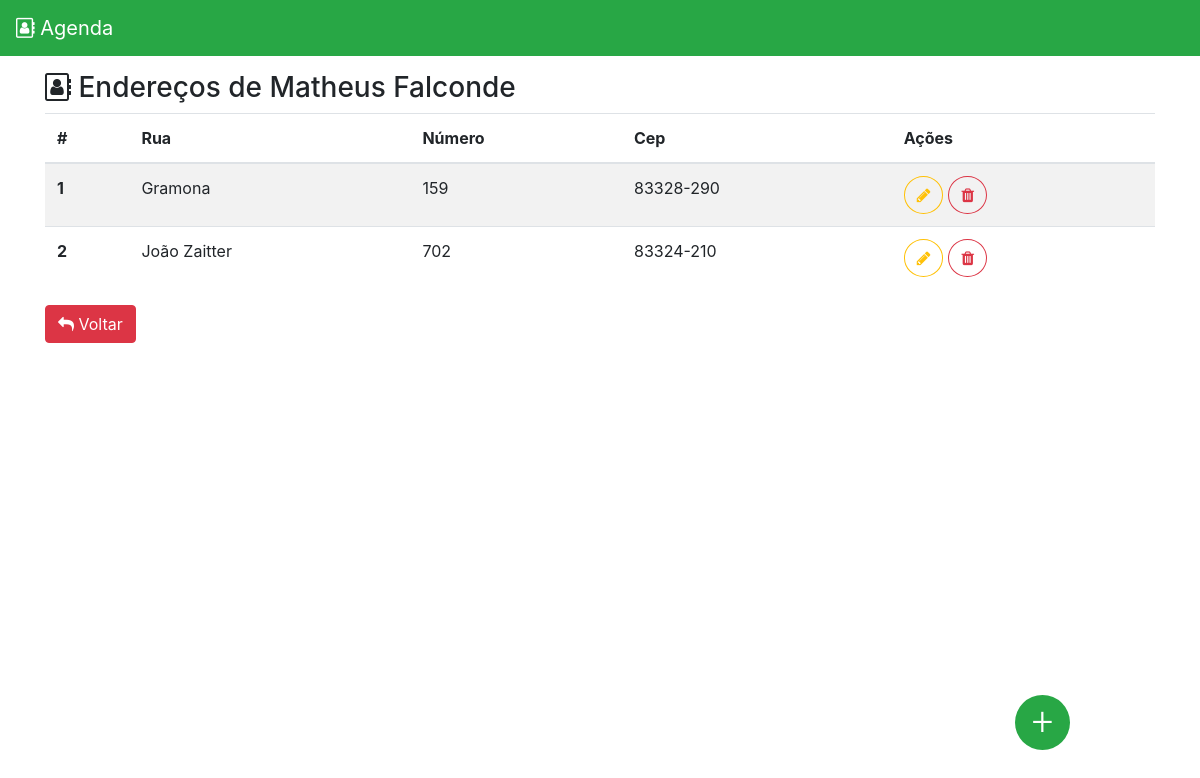
The app's page /enderecos/1 with its own data.
### DBClasses.py (models this page shows, shortened)
class Contato(Base):
    __tablename__ = 'contato'
    id = Column(Integer, primary_key = True)
    nome = Column(String(255), nullable = False)
    email = Column(String(255))

class Endereco(Base):
    __tablename__ = 'endereco'
    id = Column(Integer, primary_key = True)
    rua = Column(String(255), nullable = False)
    numero = Column(String(255))
    cep = Column(String(255), nullable = False)
    contato_id = Column(Integer, ForeignKey('contato.id', ondelete='CASCADE'))
    contato = relationship(Contato, lazy='subquery', backref=backref('endereco', cascade='all,delete'))

### app.py (the view)
@app.route('/enderecos/<int:contato_id>')
def enderecos(contato_id = None):
    mensagem = request.args.get('mensagem')
    enderecos = db.find_all_endereco_by_contato_id(contato_id)
    contato = db.find_contato_by_contato_id(contato_id)
    return render_template('enderecos.html', enderecos=enderecos, contato=contato, mensagem=mensagem)

### Database.py (called while the page is built)
def find_contato_by_contato_id(contato_id):
    session = DBSession()
    contato = session.query(Contato).filter(Contato.id == contato_id).first()
    session.close()
    return contato

def find_all_endereco_by_contato_id(contato_id):
    session = DBSession()
    enderecos = session.query(Endereco).filter(Endereco.contato_id == contato_id).all()
    session.close()
    return enderecos

### templates/enderecos.html (shortened to what this page needs)
{% extends "layout.html" %}
{% block body %}
<h3 style="margin-top: 15px;"><i class="fa fa-address-book-o" aria-hidden="true"></i> Endereços de {{contato.nome}}</h3>
<table class="table table-striped">
    <thead>
        <tr>
            <th scope="col">#</th>
            <th scope="col">Rua</th>
            <th scope="col">Número</th>
            <th scope="col">Cep</th>
            <th scope="col">Ações</th>
        </tr>
    </thead>
    <tbody>
        {% for e in enderecos %}
            <tr>
                <th scope="row">{{e.id}}</td>
                <td>{{e.rua}}</td>
                <td>{{e.numero}}</td>
                <td>{{e.cep}}</td>
                <td>
                    <a href="/cadastrarendereco/{{contato.id}}/{{e.id}}" title="Editar Endereço" class="btn btn-outline-warning" style="border-radius: 50%;margin-right: 5px;"><i class="fa fa-pencil" aria-hidden="true"></i></button>
                    <a href="/deletarendereco/{{contato.id}}/{{e.id}}" title="Deletar Endereço" class="btn btn-outline-danger" style="border-radius: 50%;"><i class="fa fa-trash" aria-hidden="true"></i></button>
                </td>
            </tr>
        {% endfor %}
    </tbody>
</table>
<a href="/" class="btn btn-danger"><i class="fa fa-reply" aria-hidden="true"></i> Voltar</a>
<div class="container-floating">
    <a href="/cadastrarendereco/{{contato.id}}" title="Adicionar novo Endereço para {{contato.nome}}" class="floating-button"><p class="plus">+</p></a>
</div>
{% endblock %}

### templates/layout.html (style rules this page uses)
.floating-button { width: 55px; height: 55px; border-radius: 50%; background: #28A745; position: fixed; bottom: 50px; right: 130px; cursor: pointer; }
.container-floating { position: fixed; width: 0px; height: 0px; bottom: 30px; right: 30px; z-index: 50px; }
.plus { color: white; position: absolute; top: 0; display: block; bottom: 0; left: 0; right: 0; text-align: center; padding: 0; margin: 0; line-height: 55px; font-size: 38px; font-family: 'Roboto'; font-weight: 300; animation: plus-out 0.5s; transition: all 0.3s; }

### records on screen
Contato: nome "Matheus Falconde"
Endereco: id "1", rua "Gramona", numero "159", cep "83328-290"
Endereco: id "2", rua "João Zaitter", numero "702", cep "83324-210"
